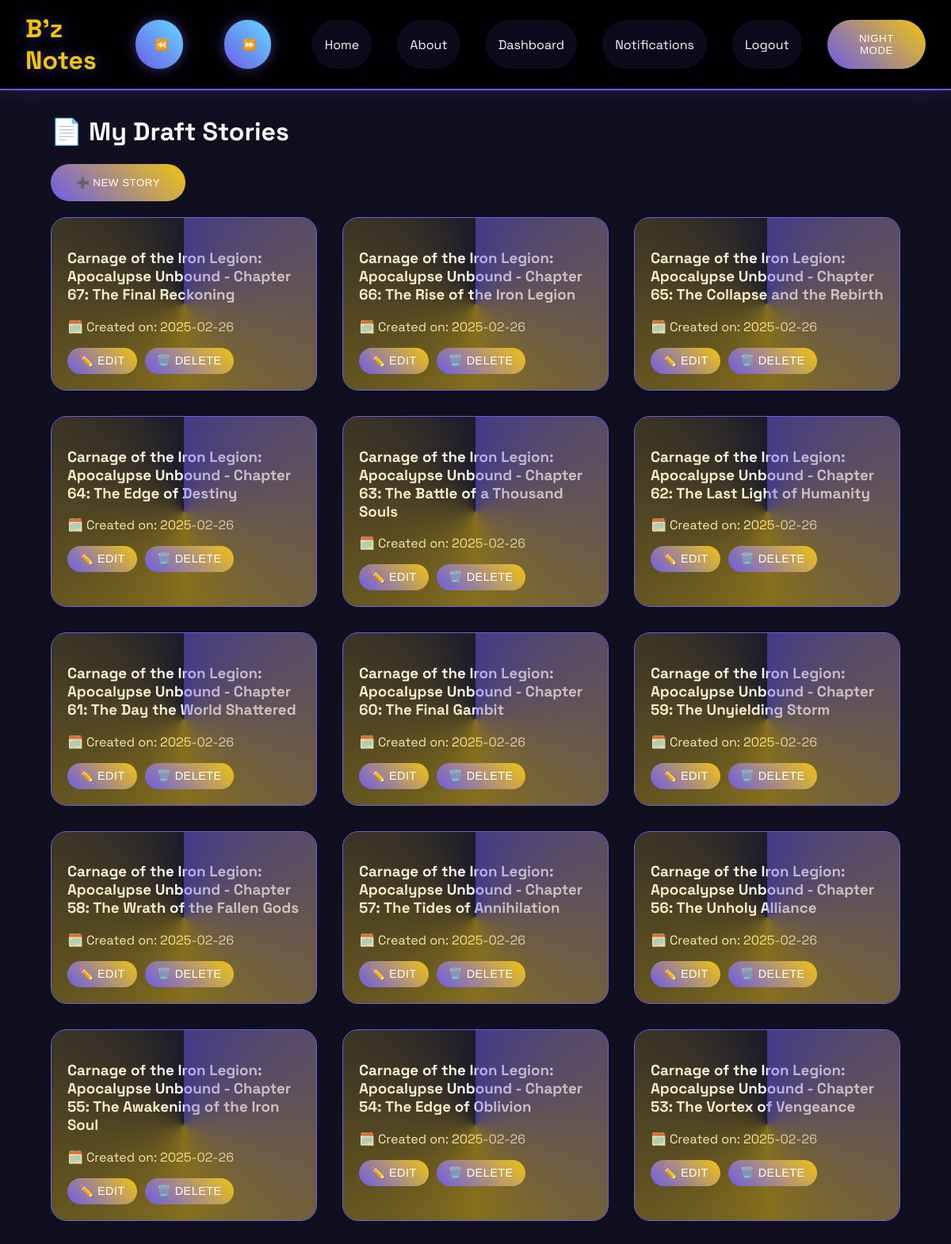
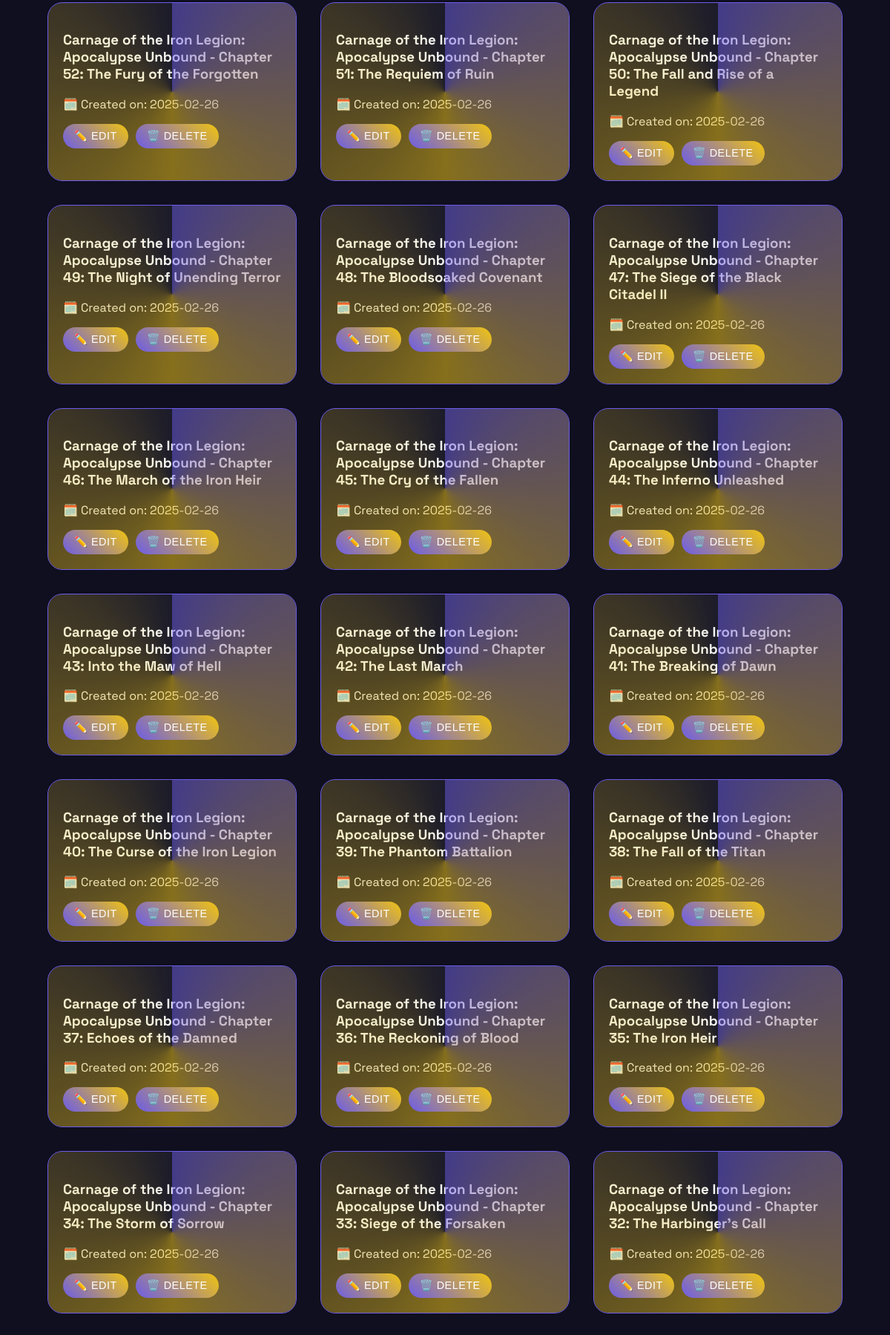
The page /my_stories (signed in, upper part) on the database its author committed (2 pictures, top to bottom).
### models.py (models this page shows, shortened)
class Story(db.Model):
    __tablename__ = "stories"
    id = db.Column(db.Integer, primary_key=True)
    title = db.Column(db.String(255), nullable=False)
    genres = db.Column(db.String(255), nullable=False)
    description = db.Column(db.Text, nullable=False)
    content = db.Column(db.Text, nullable=True)
    cover_image = db.Column(db.String(255), nullable=True)
    published = db.Column(db.Boolean, default=False)
    user_id = db.Column(db.Integer, db.ForeignKey("users.id"), nullable=False)
    created_at = db.Column(db.DateTime, default=datetime.utcnow)
    likes_count = db.Column(db.Integer, default=0)
    user = db.relationship("User", back_populates="stories")
    comments = db.relationship("Comment", backref="story", lazy=True)
    likes = db.relationship("Like", backref="story", lazy=True)

### run.py (the view)
@app.route("/my_stories")
@login_required
def my_stories():
    stories = Story.query.filter_by(user_id=current_user.id, published=False).order_by(Story.created_at.desc()).all()
    return render_template("my_stories.html", stories=stories)

### run.py (called while the page is built)
@login_manager.user_loader
def load_user(user_id):
    return User.query.get(int(user_id))

### templates/my_stories.html (shortened to what this page needs)
{% extends "base.html" %}
{% block content %}
<div class="quantum-container">
  <h1>📄 My Draft Stories</h1>
  <button class="quantum-button" onclick="location.href='{{ url_for('new_story') }}'">
    ➕ New Story
  </button>
  <div class="hologram-grid" style="margin-top: 20px;">
    {% for story in stories %}
      <div class="holo-card">
        <h3><a href="{{ url_for('edit_story', story_id=story.id) }}" class="story-link">{{ story.title }}</a></h3>
        <p>🗓️ Created on: {{ story.created_at.strftime('%Y-%m-%d') }}</p>
        <div class="button-group">
          <button class="quantum-button small"
                  onclick="event.stopPropagation(); location.href='{{ url_for('edit_story', story_id=story.id) }}'">
            ✏️ Edit
          </button>
          <form method="POST"
                action="{{ url_for('delete_story', story_id=story.id) }}"
                class="inline-form"
                onsubmit="return confirm('Are you sure you want to delete this story?');">
            <button type="submit"
                    class="quantum-button small danger"
                    onclick="event.stopPropagation()">🗑️ Delete</button>
          </form>
        </div>
      </div>
    {% else %}
      <div class="empty-state">
        <div class="quantum-flare"></div>
        <h3>No draft stories yet</h3>
        <p>Click "New Story" to start writing!</p>
      </div>
    {% endfor %}
  </div>
</div>
{% endblock %}

### static/css/main.css (style rules this page uses)
:root { --space: #0f0f1f; --primary: #6c5ce7; --accent: #f1c40f; --neon: 0 0 15px rgba(108,92,231,0.5); --text: #f8f9fa; --bg-dark: #0f0f1f; }
body { background: var(--space); color: var(--text); font-family: 'Space Grotesk', sans-serif; margin: 0; padding: 0; }
.holo-card { background: rgba(255,255,255,0.05); border: 1px solid var(--primary); border-radius: 20px; padding: 2rem; position: relative; overflow: hidden; transition: transform 0.3s ease, box-shadow 0.3s ease; }
.holo-card::before { content: ''; position: absolute; inset: -50%; background: conic-gradient(var(--primary), var(--accent), transparent); animation: rotate 4s linear infinite; opacity: 0.5; }
.quantum-button { background: linear-gradient(45deg, var(--primary), var(--accent)); border: none; padding: 1rem 2rem; border-radius: 50px; color: white; cursor: pointer; transition: transform 0.3s ease, box-shadow 0.3s ease; }
.quantum-container { max-width: 1400px; margin: 2rem auto; padding: 0 2rem; animation: matrixAppear 1s ease; }
.hologram-grid { max-width: 1400px; margin: 0 auto; display: grid; grid-template-columns: repeat(3, 1fr); gap: 2rem; }
.quantum-button { background: linear-gradient(45deg, var(--primary), var(--accent)); border: none; padding: 1rem 2rem; border-radius: 50px; color: white; cursor: pointer; transition: transform 0.3s ease, box-shadow 0.3s ease; text-transform: uppercase; letter-spacing: 0.5px; }
html { overflow-y: scroll; scrollbar-width: thin; scrollbar-color: #888 #f1f1f1; }

### templates/base.html (style rules this page uses)
:root { --space: #0f0f1f; --primary: #6c5ce7; --accent: #f1c40f; --neon: 0 0 15px rgba(108,92,231,0.5); --text: #f8f9fa; --bg-dark: #0f0f1f; }
body { background: var(--space); color: var(--text); font-family: 'Space Grotesk', sans-serif; margin: 0; padding: 0; }
html { overflow-y: scroll; scrollbar-width: thin; scrollbar-color: #888 #f1f1f1; }

### templates/my_stories.html (style rules this page uses)
.button-group { display: flex; gap: 10px; margin-top: 15px; }
.inline-form { display: inline-block; }
.quantum-button.small { padding: 8px 15px; font-size: 0.9rem; position: relative; z-index: 2; }
.holo-card { position: relative; padding: 20px; transition: transform 0.3s ease; }
.story-link { text-decoration: none; color: inherit; }

### rows shown on the page
Story: title "Carnage of the Iron Legion: Apocalypse Unbound - Chapter 67: The Final Reckoning", created_at "2025-02-26"
Story: title "Carnage of the Iron Legion: Apocalypse Unbound - Chapter 66: The Rise of the Iron Legion", created_at "2025-02-26"
Story: title "Carnage of the Iron Legion: Apocalypse Unbound - Chapter 65: The Collapse and the Rebirth", created_at "2025-02-26"
Story: title "Carnage of the Iron Legion: Apocalypse Unbound - Chapter 64: The Edge of Destiny", created_at "2025-02-26"
Story: title "Carnage of the Iron Legion: Apocalypse Unbound - Chapter 63: The Battle of a Thousand Souls", created_at "2025-02-26"
Story: title "Carnage of the Iron Legion: Apocalypse Unbound - Chapter 62: The Last Light of Humanity", created_at "2025-02-26"
Story: title "Carnage of the Iron Legion: Apocalypse Unbound - Chapter 61: The Day the World Shattered", created_at "2025-02-26"
Story: title "Carnage of the Iron Legion: Apocalypse Unbound - Chapter 60: The Final Gambit", created_at "2025-02-26"
Story: title "Carnage of the Iron Legion: Apocalypse Unbound - Chapter 59: The Unyielding Storm", created_at "2025-02-26"
Story: title "Carnage of the Iron Legion: Apocalypse Unbound - Chapter 58: The Wrath of the Fallen Gods", created_at "2025-02-26"
Story: title "Carnage of the Iron Legion: Apocalypse Unbound - Chapter 57: The Tides of Annihilation", created_at "2025-02-26"
Story: title "Carnage of the Iron Legion: Apocalypse Unbound - Chapter 56: The Unholy Alliance", created_at "2025-02-26"
Story: title "Carnage of the Iron Legion: Apocalypse Unbound - Chapter 55: The Awakening of the Iron Soul", created_at "2025-02-26"
Story: title "Carnage of the Iron Legion: Apocalypse Unbound - Chapter 54: The Edge of Oblivion", created_at "2025-02-26"
Story: title "Carnage of the Iron Legion: Apocalypse Unbound - Chapter 53: The Vortex of Vengeance", created_at "2025-02-26"
Story: title "Carnage of the Iron Legion: Apocalypse Unbound - Chapter 52: The Fury of the Forgotten", created_at "2025-02-26"
Story: title "Carnage of the Iron Legion: Apocalypse Unbound - Chapter 51: The Requiem of Ruin", created_at "2025-02-26"
Story: title "Carnage of the Iron Legion: Apocalypse Unbound - Chapter 50: The Fall and Rise of a Legend", created_at "2025-02-26"
Story: title "Carnage of the Iron Legion: Apocalypse Unbound - Chapter 49: The Night of Unending Terror", created_at "2025-02-26"
Story: title "Carnage of the Iron Legion: Apocalypse Unbound - Chapter 48: The Bloodsoaked Covenant", created_at "2025-02-26"
Story: title "Carnage of the Iron Legion: Apocalypse Unbound - Chapter 47: The Siege of the Black Citadel II", created_at "2025-02-26"
Story: title "Carnage of the Iron Legion: Apocalypse Unbound - Chapter 46: The March of the Iron Heir", created_at "2025-02-26"
Story: title "Carnage of the Iron Legion: Apocalypse Unbound - Chapter 45: The Cry of the Fallen", created_at "2025-02-26"
Story: title "Carnage of the Iron Legion: Apocalypse Unbound - Chapter 44: The Inferno Unleashed", created_at "2025-02-26"
Story: title "Carnage of the Iron Legion: Apocalypse Unbound - Chapter 43: Into the Maw of Hell", created_at "2025-02-26"
Story: title "Carnage of the Iron Legion: Apocalypse Unbound - Chapter 42: The Last March", created_at "2025-02-26"
Story: title "Carnage of the Iron Legion: Apocalypse Unbound - Chapter 41: The Breaking of Dawn", created_at "2025-02-26"
Story: title "Carnage of the Iron Legion: Apocalypse Unbound - Chapter 40: The Curse of the Iron Legion", created_at "2025-02-26"
Story: title "Carnage of the Iron Legion: Apocalypse Unbound - Chapter 39: The Phantom Battalion", created_at "2025-02-26"
Story: title "Carnage of the Iron Legion: Apocalypse Unbound - Chapter 38: The Fall of the Titan", created_at "2025-02-26"
Story: title "Carnage of the Iron Legion: Apocalypse Unbound - Chapter 37: Echoes of the Damned", created_at "2025-02-26"
Story: title "Carnage of the Iron Legion: Apocalypse Unbound - Chapter 36: The Reckoning of Blood", created_at "2025-02-26"
Story: title "Carnage of the Iron Legion: Apocalypse Unbound - Chapter 35: The Iron Heir", created_at "2025-02-26"
Story: title "Carnage of the Iron Legion: Apocalypse Unbound - Chapter 34: The Storm of Sorrow", created_at "2025-02-26"
Story: title "Carnage of the Iron Legion: Apocalypse Unbound - Chapter 33: Siege of the Forsaken", created_at "2025-02-26"
Story: title "Carnage of the Iron Legion: Apocalypse Unbound - Chapter 32: The Harbinger’s Call", created_at "2025-02-26"
